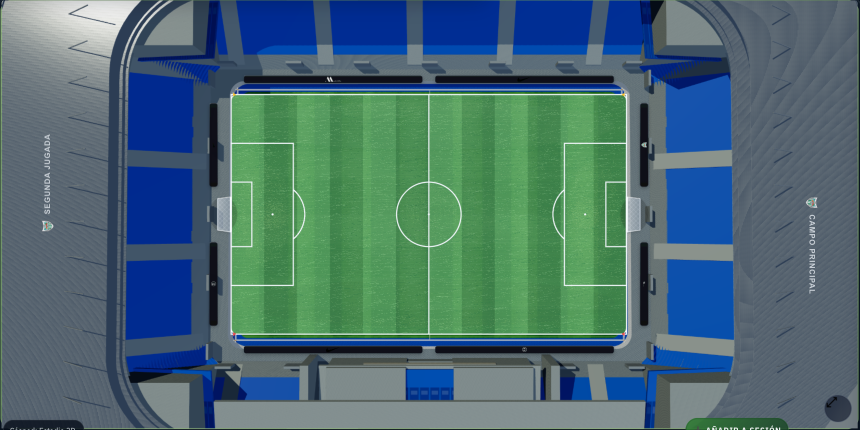
#> input picture .tmp_task_builder_editor_surface_stadium_native_landscape_v2.png, 1719 x 859 px (shown at 1/2 size)
$ python build_photographic_player_mock.py
#> lines starting #> are read from the running program, lines starting #| are printed output that depends on the picture; after the words box and inside, x2 and y2 are one past the last pixel; in counts of white or black regions, pixels touching at a corner belong together
from pathlib import Path

import cv2
import numpy as np
from PIL import Image, ImageFilter


ROOT = Path(__file__).resolve().parents[1]
TMP = ROOT / "tmp"
DOWNLOADS = Path("/Volumes/Mac Satecchi/Mac/Downloads")


def grabcut_extract(image_path: Path, rect: tuple[int, int, int, int]) -> Image.Image:
#> called with rect = (390, 205, 150, 225)
    image_bgr = cv2.imread(str(image_path), cv2.IMREAD_COLOR)
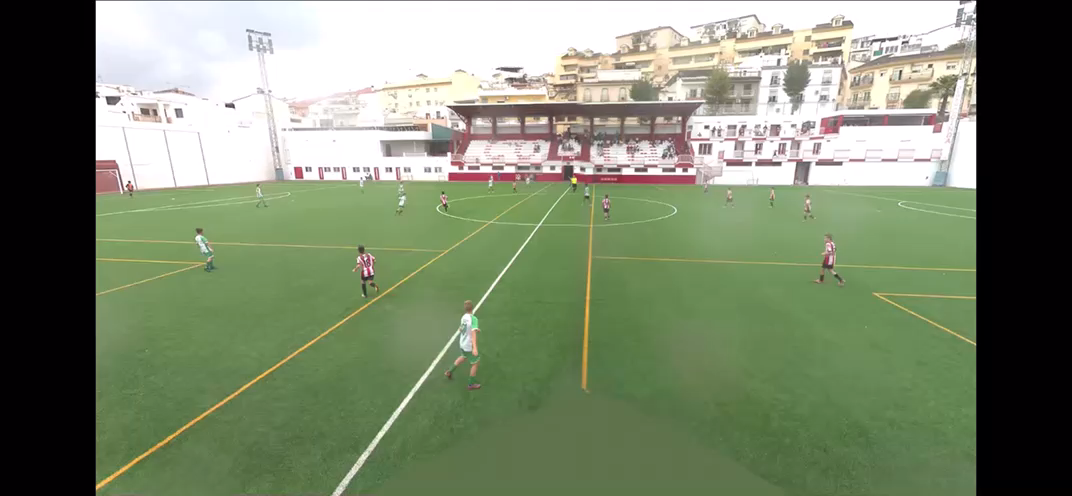
#> input picture tmp/image24_cw.png, 1072 x 496 px
#> image_bgr is the input picture: shape (496, 1072, 3); mean B, G, R 111.2, 136.4, 124.9
    if image_bgr is None:
        raise FileNotFoundError(image_path)

    mask = np.zeros(image_bgr.shape[:2], np.uint8)
    bgd_model = np.zeros((1, 65), np.float64)
    fgd_model = np.zeros((1, 65), np.float64)
    cv2.grabCut(image_bgr, mask, rect, bgd_model, fgd_model, 8, cv2.GC_INIT_WITH_RECT)

    alpha = np.where((mask == cv2.GC_FGD) | (mask == cv2.GC_PR_FGD), 255, 0).astype(np.uint8)
    alpha = cv2.medianBlur(alpha, 5)

    rgba = cv2.cvtColor(image_bgr, cv2.COLOR_BGR2RGBA)
    rgba[:, :, 3] = alpha
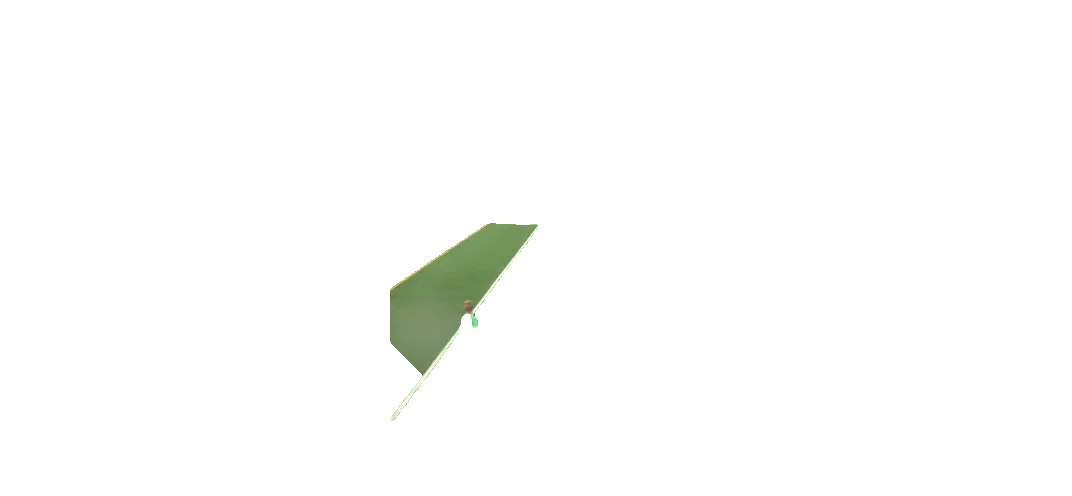
#> rgba: shape (496, 1072, 4); mean R, G, B, A 124.9, 136.4, 111.2, 5.2; transparent parts drawn white
    pil = Image.fromarray(rgba)
    bbox = pil.getbbox()
#> bbox = (390, 223, 538, 421)
    if bbox:
        pil = pil.crop(bbox)
    return pil


def add_glow_shadow(base: Image.Image, player: Image.Image, xy: tuple[int, int], scale: float = 1.0) -> None:
    x, y = xy
    width = int(player.width * scale)
    height = int(player.height * scale)
    player = player.resize((width, height), Image.LANCZOS)

    shadow = Image.new("RGBA", (width + 80, height + 80), (0, 0, 0, 0))
    ellipse = Image.new("RGBA", shadow.size, (0, 0, 0, 0))
    ellipse_draw = Image.fromarray(np.zeros((shadow.height, shadow.width, 4), dtype=np.uint8))
    overlay = np.zeros((shadow.height, shadow.width, 4), dtype=np.uint8)
    cx = shadow.width // 2
    cy = shadow.height - 35
    rx = max(50, width // 2)
    ry = max(18, height // 10)
    yy, xx = np.ogrid[:shadow.height, :shadow.width]
    mask = ((xx - cx) / rx) ** 2 + ((yy - cy) / ry) ** 2 <= 1
    overlay[mask] = (117, 214, 26, 105)
    glow = Image.fromarray(overlay, "RGBA").filter(ImageFilter.GaussianBlur(10))
    base.alpha_composite(glow, (x - 35, y + height - 25))
    base.alpha_composite(player, (x, y))


def main() -> None:
    field_path = ROOT / ".tmp_task_builder_editor_surface_stadium_native_landscape_v2.png"
    if not field_path.exists():
        field_path = ROOT / ".tmp_task_builder_editor_surface_stadium_native_landscape.png"
    field = Image.open(field_path).convert("RGBA")

    source = TMP / "image24_cw.png"
    player = grabcut_extract(source, (390, 205, 150, 225))

    cleaned = Image.new("RGBA", player.size, (0, 0, 0, 0))
#> cleaned: PIL image 148x198 RGBA; every value is 0
    arr = np.array(player)
    # Remove turf spill and bright background contamination near legs.
    r, g, b, a = [arr[:, :, i] for i in range(4)]
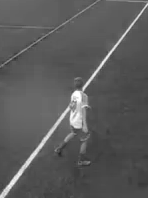
#> b: shape (198, 148); min 34, max 255, mean 90.6
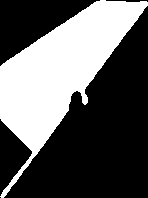
#> a: shape (198, 148); 37% white; 1 white region, box (x1, y1, x2, y2) and area: (0, 0, 148, 198) 10846
    turf_like = (g > r + 12) & (g > b + 10) & (g > 70)
#> turf_like: shape (198, 148) bool; 95.1% white; 34 black regions (23 under 20 px), largest, box (x1, y1, x2, y2) and area: (72, 96, 90, 133) 396, (72, 77, 88, 93) 144, (0, 41, 36, 69) 142
    washed = (r > 220) & (g > 220) & (b > 220)
#> washed: shape (198, 148) bool; 1% white in thin lines or dots
    a[turf_like | washed] = 0
#> a: shape (198, 148); 1.6% white; 32 white regions (27 under 20 px), largest, box (x1, y1, x2, y2) and area: (72, 77, 87, 92) 131, (0, 42, 36, 69) 113, (42, 27, 58, 39) 43, (30, 145, 42, 159) 35, (42, 135, 49, 141) 24
    arr[:, :, 3] = a
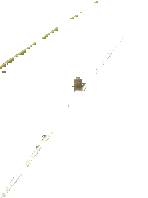
#> arr: shape (198, 148, 4); mean R, G, B, A 111.5, 138.1, 90.6, 4.2; transparent parts drawn white
    player = Image.fromarray(arr, "RGBA")
    bbox = player.getbbox()
#> bbox = (0, 1, 123, 198)
    if bbox:
        player = player.crop(bbox)

    positions = [
        (870, 510, 0.64, "7"),
        (680, 485, 0.66, "10"),
        (540, 540, 0.62, "8"),
        (1140, 730, 0.60, "3"),
        (410, 725, 0.60, "2"),
        (780, 930, 0.58, "1"),
    ]

    for x, y, scale, _ in positions:
        add_glow_shadow(field, player, (x, y), scale)
#> this loop made 6 passes
#> pass 1, in add_glow_shadow, `player = player.resize((width, height), Image.LANCZOS)`:
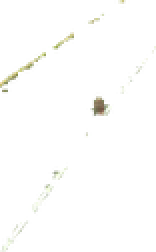
#> player: PIL image 78x126 RGBA (shown 2 times larger); mean R, G, B, A 14.4, 14.6, 11.5, 5.4; transparent parts drawn white
#> pass 1, in add_glow_shadow, `glow = Image.fromarray(overlay, "RGBA").filter(ImageFilter.GaussianBlu..`:
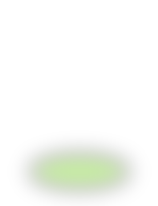
#> glow: PIL image 158x206 RGBA; mean R, G, B, A 10.1, 18.5, 2.2, 9.1; transparent parts drawn white

    out = ROOT / "tmp" / "muestra_figura_fotografica_v2.png"
    field.save(out)
    print(out)


if __name__ == "__main__":
    main()
